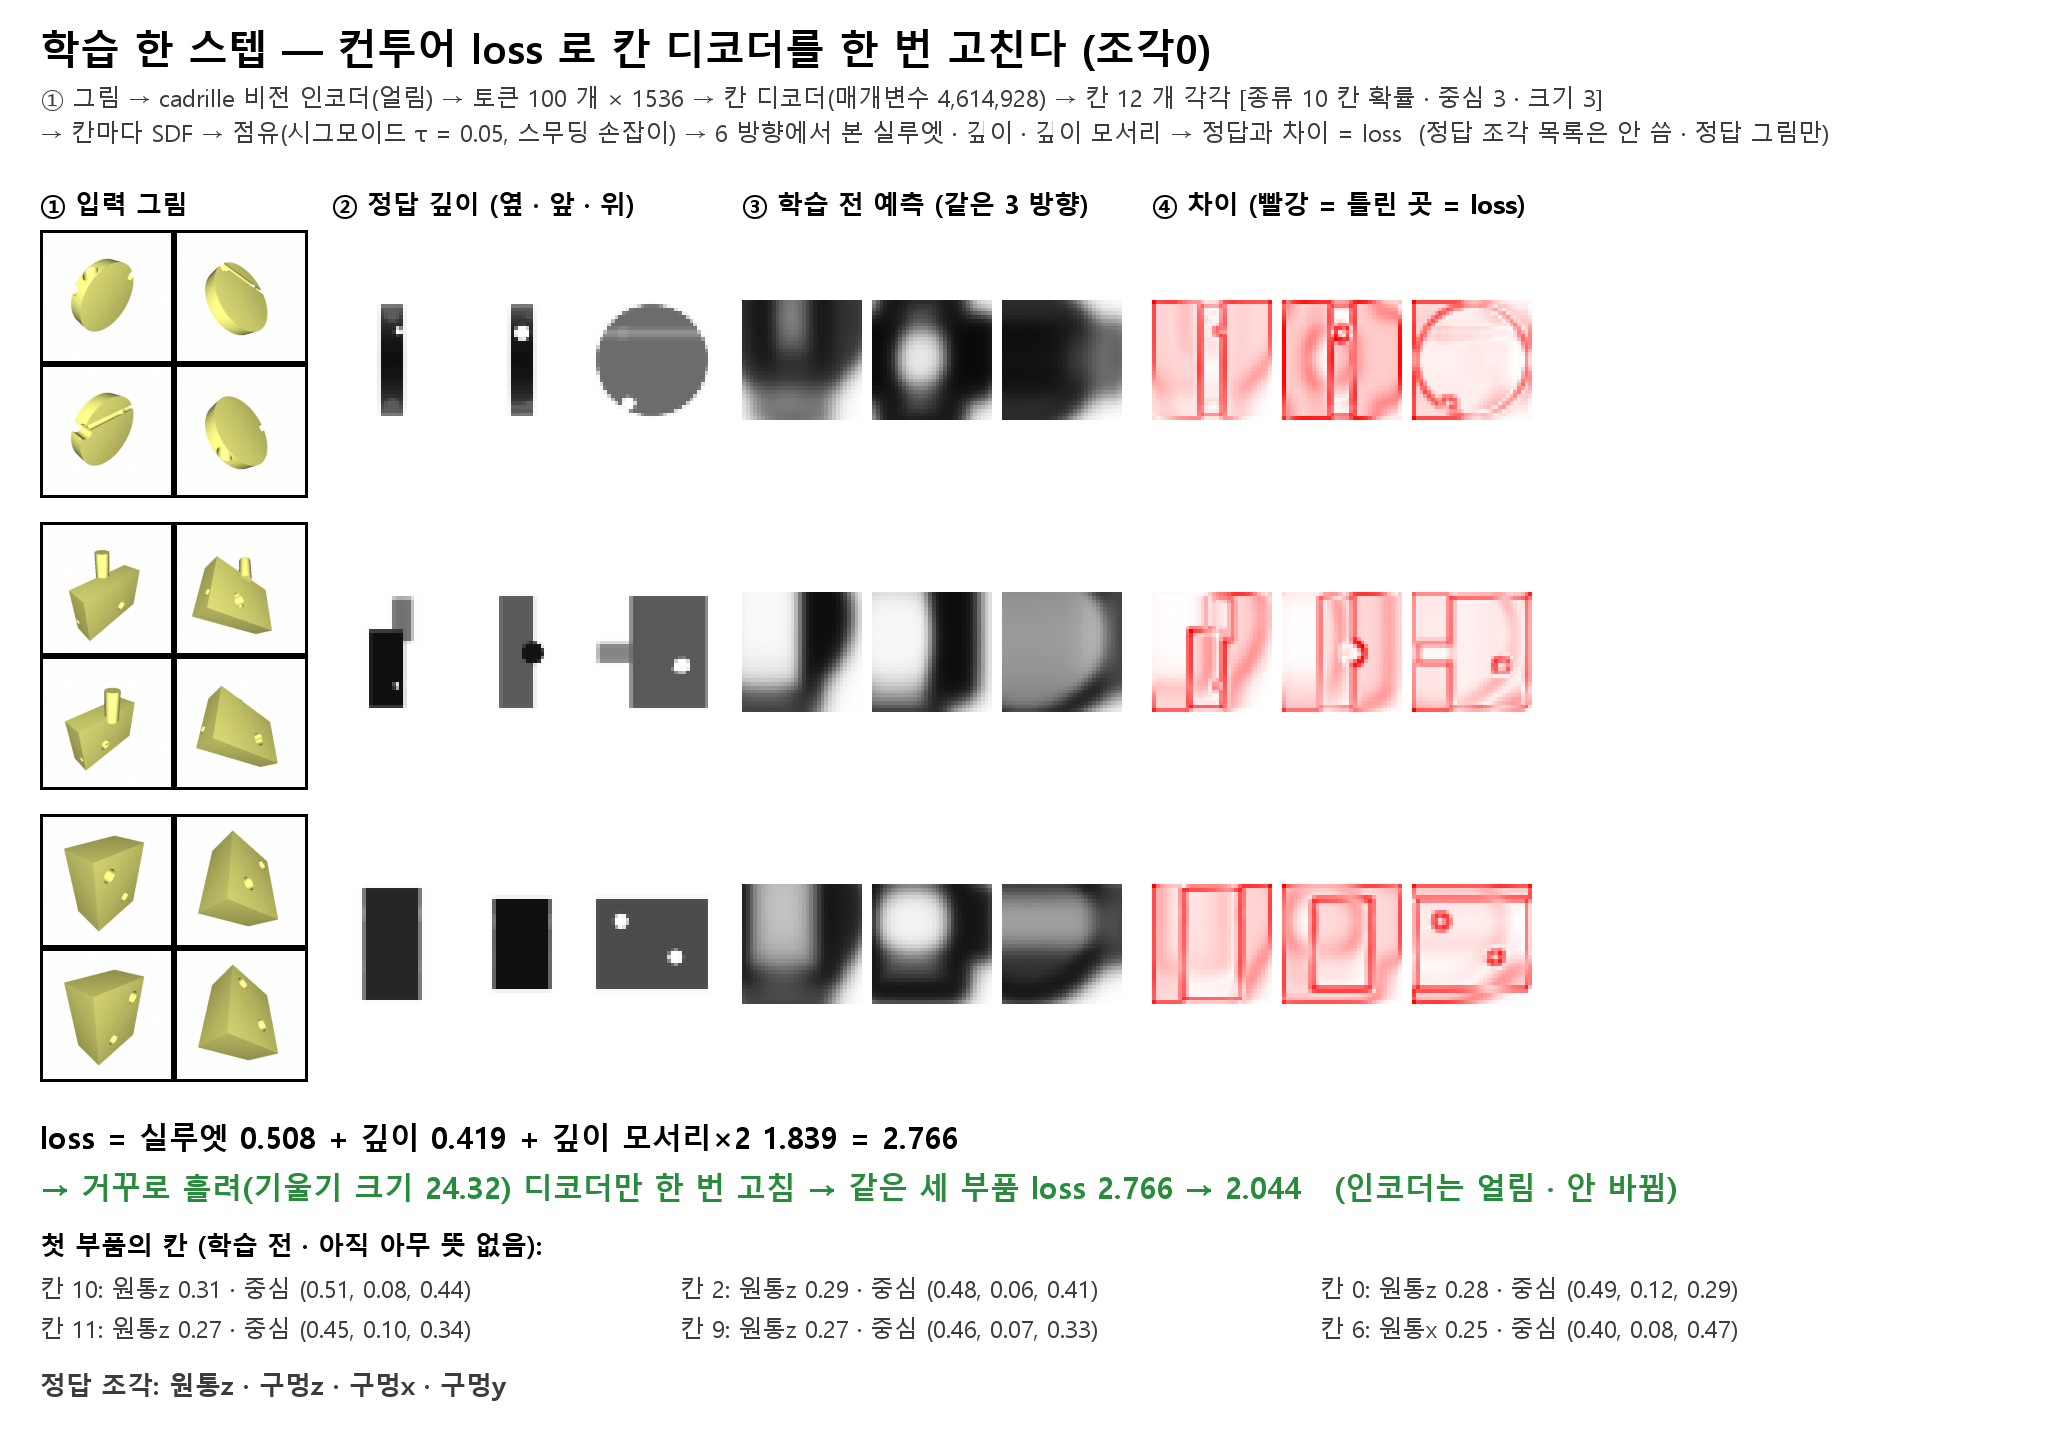

This figure's Python source:
# -*- coding: utf-8 -*-
"""학습 한 스텝을 그림으로 — 입력 그림 → 얼린 인코더 토큰 → 칸 디코더(학습 전) → SDF → 6 방향 그림 → 정답과 차이 → loss → 한 번 고침
python runs/조각0/한스텝.py  →  runs/조각0/한스텝.png"""
import os, sys, json, numpy as np, torch
from PIL import Image, ImageDraw, ImageFont
H = os.path.dirname(os.path.abspath(__file__)); sys.path.insert(0, H)
from 조각 import 이름, 정답칸, 격자
from 학습 import 디코더, 그림, 손실, K, N3
torch.manual_seed(0); dev = "cuda"; F = lambda n, b=True: ImageFont.truetype("C:/Windows/Fonts/malgunbd.ttf" if b else "C:/Windows/Fonts/malgun.ttf", n)
X = torch.from_numpy(np.load(os.path.join(H, "특징.npy"))); ids = [0, 2, 4]; g = 격자(N3, dev)[None]
Q = [json.load(open(os.path.join(H, "정답", "%04d.json" % i), encoding="utf-8")) for i in ids]
P, C, S = map(lambda t: torch.stack(t).to(dev), zip(*[정답칸(q, K) for q in Q])); Y = [t.detach() for t in 그림(P, C, S, 0.005, g)]
m = 디코더().to(dev); opt = torch.optim.AdamW(m.parameters(), 3e-4); x = X[ids].to(dev).float()
lg, c, s = m(x); prob = lg.softmax(-1); A = 그림(prob, c, s, 0.05, g)
parts = [float(w * (a - b).abs().mean()) for w, a, b in zip((1, 1, 2), A, Y)]; loss = 손실(A, Y)
opt.zero_grad(); loss.backward(); gn = float(sum(p.grad.norm() ** 2 for p in m.parameters() if p.grad is not None) ** .5); opt.step()
with torch.no_grad(): lg2, c2, s2 = m(x); loss2 = float(손실(그림(lg2.softmax(-1), c2, s2, 0.05, g), Y))
npar = sum(p.numel() for p in m.parameters())

V = (0, 2, 4); Z = 120; W0 = 262
def 판(t, inv=False, cm=None):   # (n,n) → 회색 이미지
    a = t.detach().float().cpu().numpy(); a = a / max(a.max(), 1e-6) if cm == "열" else a
    a = (np.clip(1 - a if inv else a, 0, 1) * 255).astype(np.uint8)
    im = Image.fromarray(a).resize((Z, Z), Image.NEAREST).convert("RGB")
    if cm == "열": r = np.asarray(im)[..., 0]; im = Image.fromarray(np.stack([np.full_like(r, 255), 255 - r, 255 - r], -1))   # 흰 = 맞음 · 빨강 = 틀림
    return im
cols = [("① 입력 그림", W0), ("② 정답 깊이 (옆 · 앞 · 위)", 3 * Z + 20), ("③ 학습 전 예측 (같은 3 방향)", 3 * Z + 20), ("④ 차이 (빨강 = 틀린 곳 = loss)", 3 * Z + 20)]
Wt = 2050; Hrow = W0 + 30; top = 230
im = Image.new("RGB", (Wt, top + Hrow * 3 + 330), "white"); d = ImageDraw.Draw(im)
d.text((40, 20), "학습 한 스텝 — 컨투어 loss 로 칸 디코더를 한 번 고친다 (조각0)", font=F(40), fill="black")
d.text((40, 80), "① 그림 → cadrille 비전 인코더(얼림) → 토큰 100 개 × 1536 → 칸 디코더(매개변수 %s) → 칸 12 개 각각 [종류 10 칸 확률 · 중심 3 · 크기 3]" % format(npar, ","), font=F(24, False), fill=(60, 60, 60))
d.text((40, 115), "→ 칸마다 SDF → 점유(시그모이드 τ = 0.05, 스무딩 손잡이) → 6 방향에서 본 실루엣 · 깊이 · 깊이 모서리 → 정답과 차이 = loss  (정답 조각 목록은 안 씀 · 정답 그림만)", font=F(24, False), fill=(60, 60, 60))
x0 = 40
for t, w in cols: d.text((x0, top - 45), t, font=F(26), fill="black"); x0 += w + 30
for r, i in enumerate(ids):
    y = top + r * Hrow; im.paste(Image.open(os.path.join(H, "합성", "%04d.png" % i)), (40, y)); x0 = 40 + W0 + 30
    for blk in (lambda v: 판(Y[1][r, v]), lambda v: 판(A[1][r, v]), lambda v: 판((A[1][r, v] - Y[1][r, v]).abs() + (A[2][r, v] - Y[2][r, v]).abs(), cm="열")):
        for k, v in enumerate(V): im.paste(blk(v), (x0 + k * (Z + 10), y + 70))
        x0 += 3 * Z + 50
y = top + 3 * Hrow + 10
d.text((40, y), "loss = 실루엣 %.3f + 깊이 %.3f + 깊이 모서리×2 %.3f = %.3f" % (*parts, float(loss)), font=F(30), fill="black")
d.text((40, y + 50), "→ 거꾸로 흘려(기울기 크기 %.2f) 디코더만 한 번 고침 → 같은 세 부품 loss %.3f → %.3f   (인코더는 얼림 · 안 바뀜)" % (gn, float(loss), loss2), font=F(30), fill=(40, 140, 60))
prob0 = prob[0].detach().cpu(); top6 = prob0[:, 1:].max(-1).values.argsort(descending=True)[:6]
d.text((40, y + 110), "첫 부품의 칸 (학습 전 · 아직 아무 뜻 없음):", font=F(26), fill="black")
for k, j in enumerate(top6.tolist()):
    t = int(prob0[j].argmax()); d.text((40 + (k % 3) * 640, y + 155 + (k // 3) * 40), "칸 %d: %s %.2f · 중심 (%.2f, %.2f, %.2f)" % (j, 이름[t], prob0[j, t], *c[0, j].tolist()), font=F(24, False), fill=(60, 60, 60))
d.text((40, y + 250), "정답 조각: " + " · ".join("%s" % q[0] for q in Q[0]), font=F(26), fill=(60, 60, 60))
im.save(os.path.join(H, "한스텝.png")); print("ok", parts, float(loss), loss2, gn, npar)
